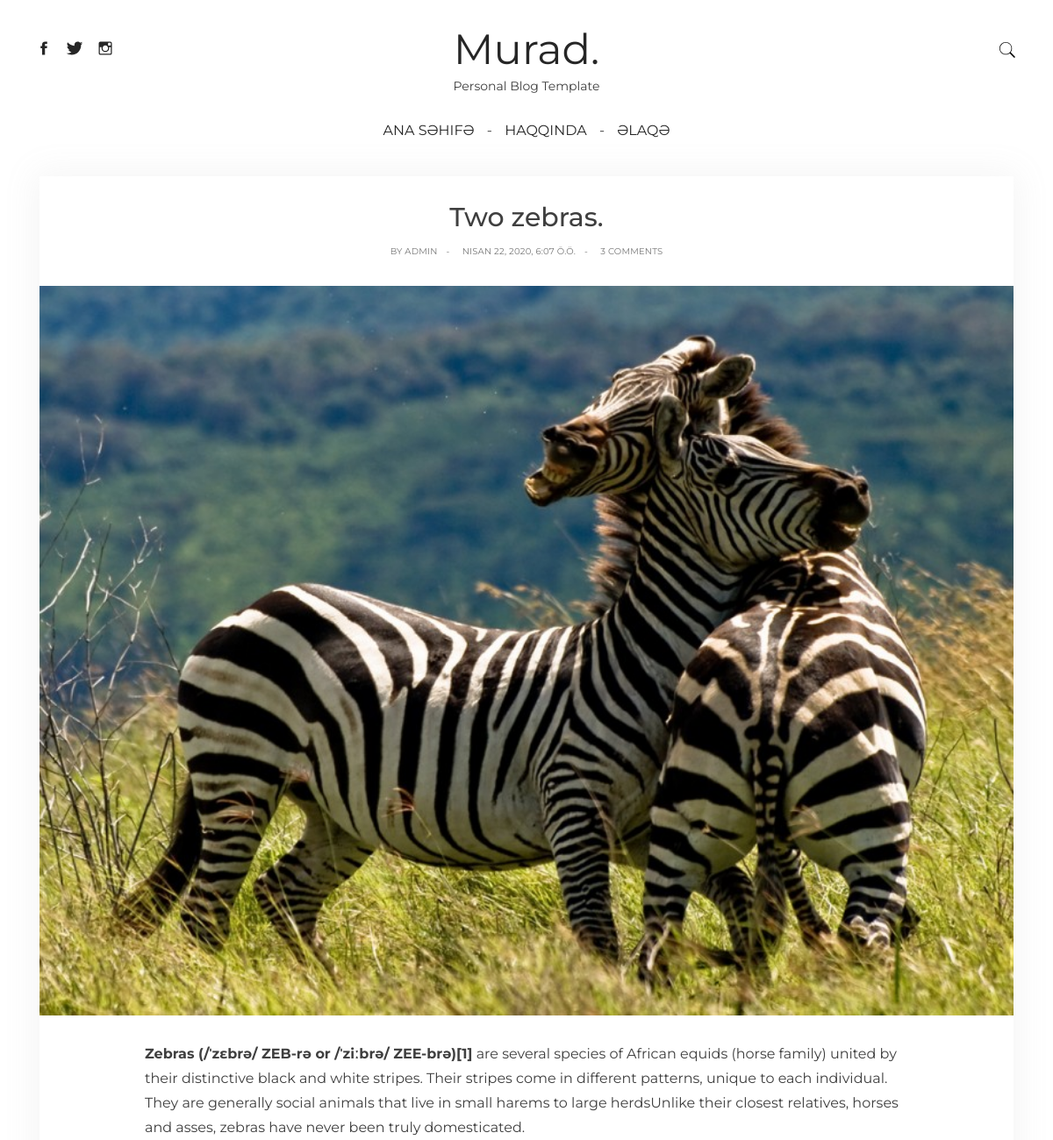
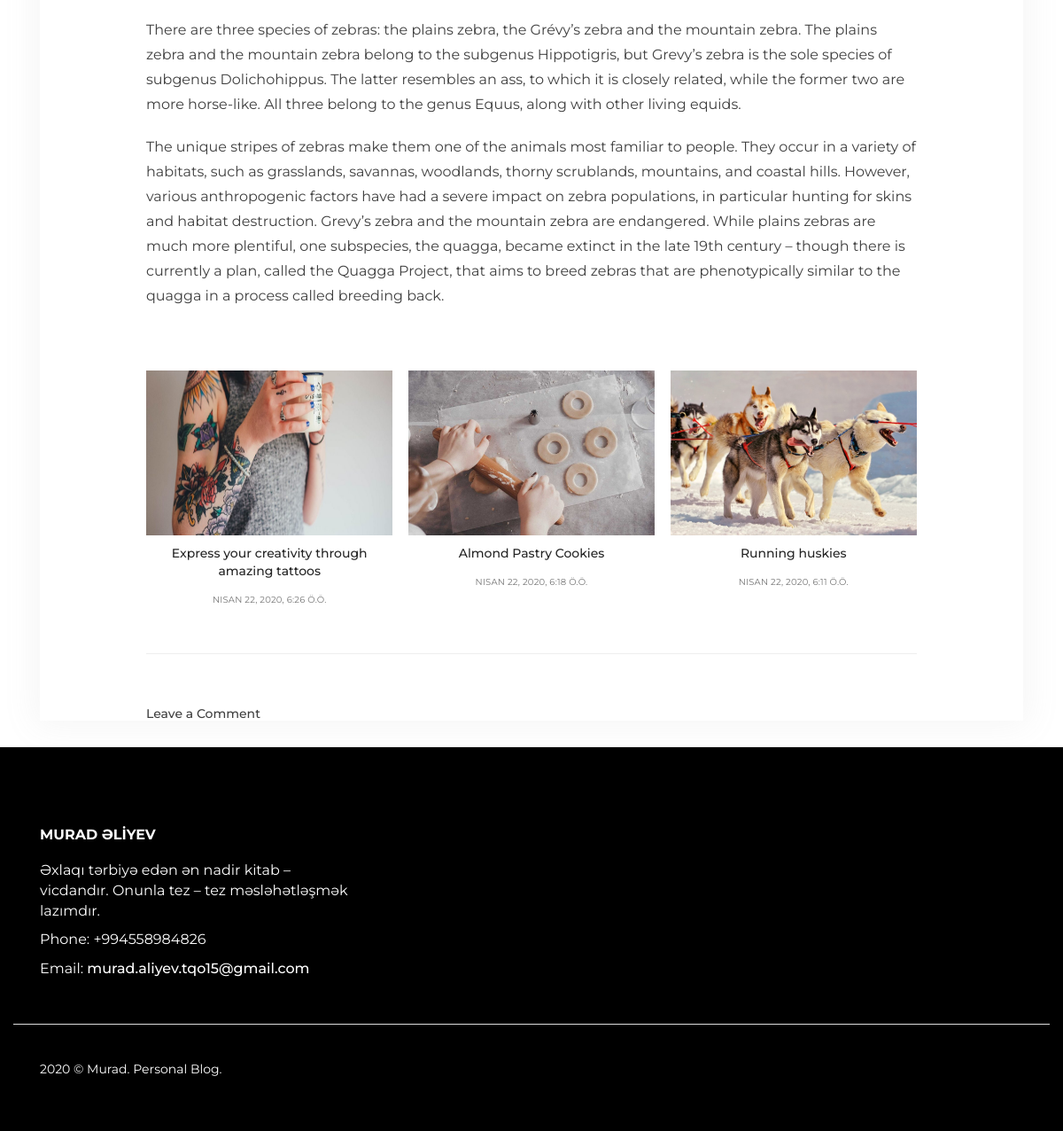
Screenshot of /post/Two_zebras with the database file from the repository (2 pictures, top to bottom).
### polls/models.py (models this page shows)
class Pages(models.Model):
    id = models.AutoField(auto_created=True, primary_key=True, serialize=False)
    page = models.CharField(max_length=250, verbose_name='Səhifənin adı')
    page_url = models.CharField(max_length=250, verbose_name='Alt səhifə (url)')
    def __str__(self):
        return self.page

class Post(models.Model):
    id = models.AutoField(auto_created=True, primary_key=True, serialize=False)
    page_id = models.ForeignKey(Pages, on_delete=models.CASCADE)
    title = models.CharField(max_length=250, verbose_name='Başlıq')
    slug = models.SlugField(max_length=250,verbose_name='Slug')
    picture = models.ImageField(upload_to='img/',blank=True,verbose_name='Şəkil')
    created_at = models.DateTimeField(verbose_name='İndiki vaxt')
    content = RichTextUploadingField() #HTMLField()
    def __str__(self):
        return self.title
    def image_tag(self):
        from django.utils.html import mark_safe
        return mark_safe('<img src="%s" width="100px" height="100px" />'%(self.picture.url))
    image_tag.short_description = 'Image'
    """class About(models.Model):
    id = models.AutoField(auto_created=True, primary_key=True, serialize=False)
    title = models.CharField(max_length=250, verbose_name='Başlıq')
    picture = models.ImageField(upload_to='img/',blank=True,verbose_name='Şəkil')
    content = RichTextUploadingField() #HTMLField()

    def __str__(self):
        return self.title

    def image_tag(self):
        from django.utils.html import mark_safe
        return mark_safe('<img src="%s" width="100px" height="100px" />'%(self.picture.url))
    image_tag.short_description = 'Image'


class Contact(models.Model):
    id = models.AutoField(auto_created=True, primary_key=True, serialize=False)
    title = models.CharField(max_length=250, verbose_name='Başlıq')
    picture = models.ImageField(upload_to='img/',blank=True,verbose_name='Şəkil')
    content = RichTextUploadingField() #HTMLField()

    def __str__(self):
        return self.title

    def image_tag(self):
        from django.utils.html import mark_safe
        return mark_safe('<img src="%s" width="100px" height="100px" />'%(self.picture.url))
    image_tag.short_description = 'Image'"""

### polls/views.py (the view)
# urls.py: path('post/<slug:slug>', include('polls.urls',namespace="post")) ,
def post(request,slug=None):
    pages= Pages.objects.all()
    data = get_object_or_404(Post.objects.filter(slug__contains=slug).values())
    data2 = Post.objects.select_related("page_id").filter(page_id_id__page_url="index")[::-3]
    print(data,"data2$$$$$$$$$$$$$$$$$$$$$$$$$$$$$$4")
    return render(request,"post.html",{"data":data,"data2":data2,"pages":pages})

### templates/post.html (shortened to what this page needs)
{% extends "header.html" %}
{% load static %}
{% block body %}
{% include 'nav.html' with url=pages%}
    <main>
      <div class="container">
        <div class="col-md-12">
          <div class="blog-post  blog-post--fullwidth">
            <div class="blog-post-wrapper">
              <div class="blog-post__info  blog-post__info--top">
              </div>
              <div class="blog-post__title">
                <h1>{{data.title}}</h1>
              </div>
              <div class="blog-post__info">
                <span>By <a href="#">Admin</a></span>
                <span>{{data.created_at}}</span>
                <span><a href="#">3 Comments</a></span>
              </div>
            </div>
            <div class="blog-post__image">
              <img src="{% static data.picture %}" alt="{{data.title}}">
            </div>
            <div class="blog-post-wrapper">
              <div class="blog-post__content">
                {{data.content|safe}}
              </div>
              <div class="blog-post__related">
                {% for dat in data2 %}
                <div class="blog-post__related-item">
                  <a href="{% url 'polls:post' slug=dat.slug %}">
                    <img style="width:278px;height:186px" src="../static/{{ dat.picture }}" alt="{{dat.title}}">
                    <h6>{{dat.title}}</h6>
                  </a>
                  <span>{{dat.created_at}}</span>
                </div>
                {%endfor%}
              </div>
                <div class="blog-post__comments-respond">
                  <h5>Leave a Comment</h5>
            </div>
          </div>
        </div>
      </div>
    </main>
    {% include 'footer.html' %}
    {%endblock%}

### templates/header.html (shortened to what this page needs)
{% load static %}
<!DOCTYPE html>
<html lang="en">
  <head>
    <link href="{% static 'css/bootstrap.min.css' %}" rel="stylesheet">
    <link href="{% static 'css/jquery.bxslider.css' %}" rel="stylesheet">
    <link href="{% static 'css/style.min.css' %}" rel="stylesheet">
  </head>
  <body>
    {% block body %}
    {%endblock%}
  </body>
  </html>

### templates/nav.html (shortened to what this page needs)
<header class="header  container">
    <div class="row  header__logo">
      <div class="col-md-3">
        <div class="social-icons">
          <a href="#">
            <svg>
              <use xmlns:xlink="http://www.w3.org/1999/xlink" xlink:href="#icon-facebook"></use>
            </svg>
          </a>
          <a href="#">
            <svg>
              <use xmlns:xlink="http://www.w3.org/1999/xlink" xlink:href="#icon-twitter"></use>
            </svg>
          </a>
          <a href="#">
            <svg>
              <use xmlns:xlink="http://www.w3.org/1999/xlink" xlink:href="#icon-instagram"></use>
            </svg>
          </a>
        </div>
      </div>
      <div class="col-md-6  logo">
        <h1><a class="logo__link" href="{% url 'polls:index' %}">Murad.</a></h1>
        <div class="logo__description">Personal Blog Template</div>
      </div>
      <div class="col-md-3  header__right">
        <div class="top-icons">
          <div class="top-icons__search">
            <svg>
              <use xmlns:xlink="http://www.w3.org/1999/xlink" xlink:href="#icon-search"></use>
            </svg>
          </div>
        </div>
      </div>
    </div>
<nav class="nav">
    <ul class="nav__list">
      {% for page in pages %}
      <li class="nav__item">
        <a href="{% url 'polls:about'  slug=page.page_url%}">{{page}}</a>
      </li>
              {%endfor%}
    </ul>
  </nav>
    </header>

### templates/footer.html (shortened to what this page needs)
<footer class="page-footer">
    <div class="container  page-footer__top">
      <div class="col-sm-6  col-md-6">
        <div class="page-footer__top-about">
          <h4>Murad Əlİyev</h4>
          <p>Əxlaqı tərbiyə edən ən nadir kitab – vicdandır. Onunla tez – tez məsləhətləşmək lazımdır.
          </p>
          <p>Phone: +994558984826</p>
          <p>Email: <a href="mailto:murad.aliyev.tqo15@gmail.com">murad.aliyev.tqo15@gmail.com</a></p>
        </div>
      </div>
    </div>
    <div class="container  page-footer__bottom">
      <div class="col-sm-8  col-md-8  page-footer__bottom-copyright">
        <p>2020 © Murad. Personal Blog.</p>
      </div>
    </div>
  </footer>

### rows the page displays
Pages: page "ANA SƏHIFƏ"
Pages: page "HAQQINDA"
Pages: page "ƏLAQƏ"
Post: title "Two zebras.", created_at "NISAN 22, 2020, 6:07 Ö.Ö.", picture (picture), content "Zebras (/ˈzɛbrə/ ZEB-rə or /ˈziːbrə/ ZEE-brə)[1] are several species of African equids (horse family) united by their distinctive black and white stripes. Their stripes come in different patterns, unique to each individual. They are generally social animals that live in small harems to large herdsUnlike their closest relatives, horses and asses, zebras have never been truly domesticated. There are three species of zebras: the plains zebra, the Grévy’s zebra and the mountain zebra. The plains zebra and the mountain zebra belong to the subgenus Hippotigris, but Grevy’s zebra is the sole species of subgenus Dolichohippus. The latter resembles an ass, to which it is closely related, while the…"
Post: picture (picture), title "Express your creativity through amazing tattoos", created_at "NISAN 22, 2020, 6:26 Ö.Ö."
Post: picture (picture), title "Almond Pastry Cookies", created_at "NISAN 22, 2020, 6:18 Ö.Ö."
Post: picture (picture), title "Running huskies", created_at "NISAN 22, 2020, 6:11 Ö.Ö."
